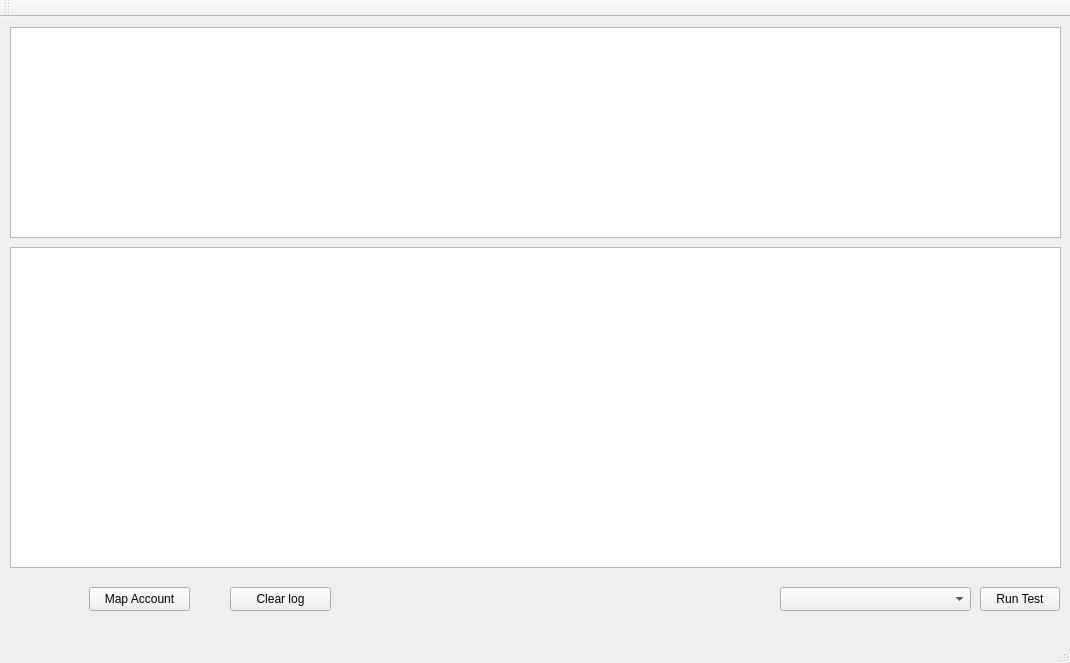
<?xml version="1.0" encoding="UTF-8"?>
<ui version="4.0">
 <class>MainWindow</class>
 <widget class="QMainWindow" name="MainWindow">
  <property name="geometry">
   <rect>
    <x>0</x>
    <y>0</y>
    <width>1070</width>
    <height>663</height>
   </rect>
  </property>
  <property name="windowTitle">
   <string>MainWindow</string>
  </property>
  <widget class="QWidget" name="centralWidget">
   <widget class="QComboBox" name="comboBox">
    <property name="geometry">
     <rect>
      <x>780</x>
      <y>570</y>
      <width>191</width>
      <height>24</height>
     </rect>
    </property>
   </widget>
   <widget class="QPushButton" name="testStartButton">
    <property name="geometry">
     <rect>
      <x>980</x>
      <y>570</y>
      <width>80</width>
      <height>24</height>
     </rect>
    </property>
    <property name="text">
     <string>Run Test</string>
    </property>
   </widget>
   <widget class="QListWidget" name="accList">
    <property name="geometry">
     <rect>
      <x>10</x>
      <y>10</y>
      <width>1051</width>
      <height>211</height>
     </rect>
    </property>
   </widget>
   <widget class="QListWidget" name="transList">
    <property name="geometry">
     <rect>
      <x>10</x>
      <y>230</y>
      <width>1051</width>
      <height>321</height>
     </rect>
    </property>
   </widget>
   <widget class="QPushButton" name="mapAccount">
    <property name="geometry">
     <rect>
      <x>89</x>
      <y>570</y>
      <width>101</width>
      <height>24</height>
     </rect>
    </property>
    <property name="text">
     <string>Map Account</string>
    </property>
   </widget>
   <widget class="QPushButton" name="clearLog">
    <property name="geometry">
     <rect>
      <x>230</x>
      <y>570</y>
      <width>101</width>
      <height>24</height>
     </rect>
    </property>
    <property name="text">
     <string>Clear log</string>
    </property>
   </widget>
  </widget>
  <widget class="QMenuBar" name="menuBar">
   <property name="geometry">
    <rect>
     <x>0</x>
     <y>0</y>
     <width>1070</width>
     <height>31</height>
    </rect>
   </property>
  </widget>
  <widget class="QToolBar" name="mainToolBar">
   <attribute name="toolBarArea">
    <enum>TopToolBarArea</enum>
   </attribute>
   <attribute name="toolBarBreak">
    <bool>false</bool>
   </attribute>
  </widget>
  <widget class="QStatusBar" name="statusBar"/>
 </widget>
 <layoutdefault spacing="6" margin="11"/>
 <resources/>
 <connections/>
</ui>
